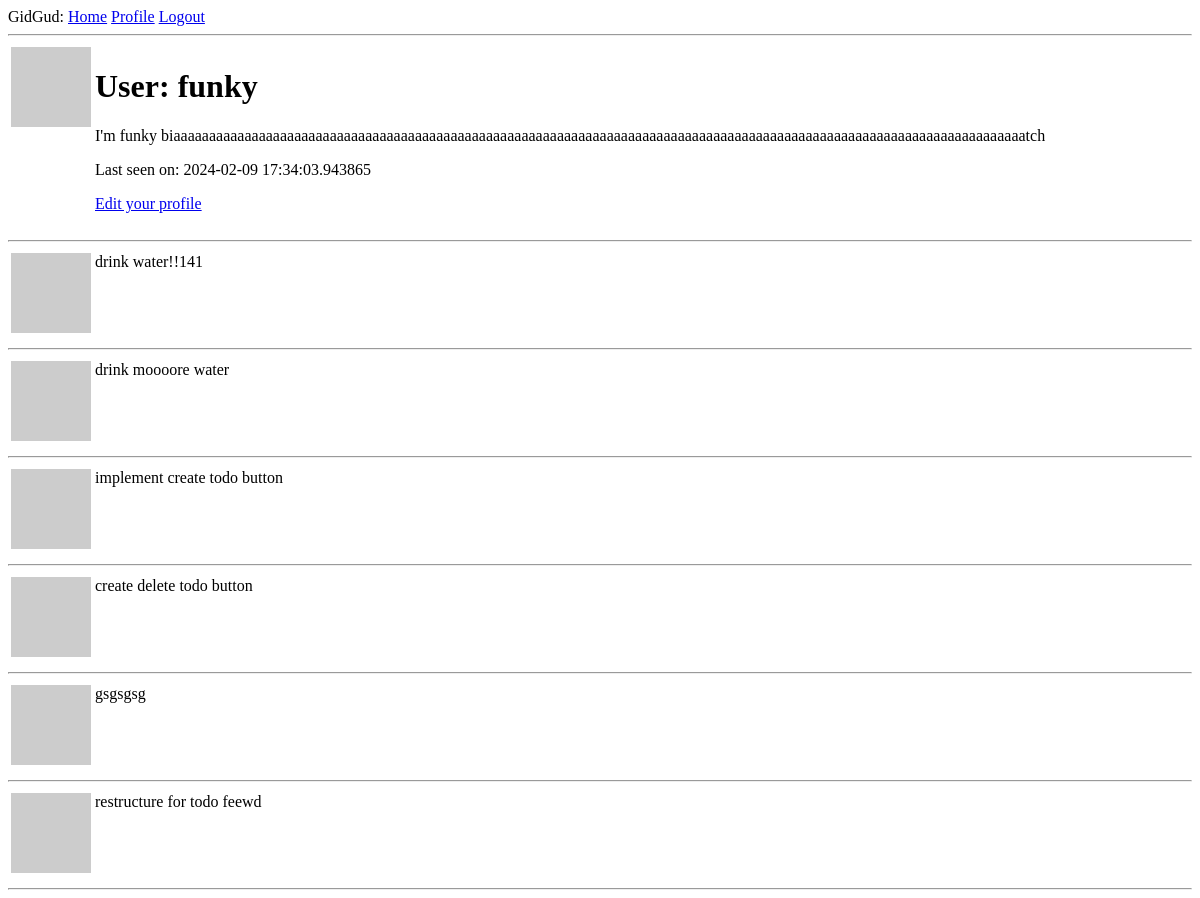
/user/funky (signed in), run on an earlier commit of the app's database.
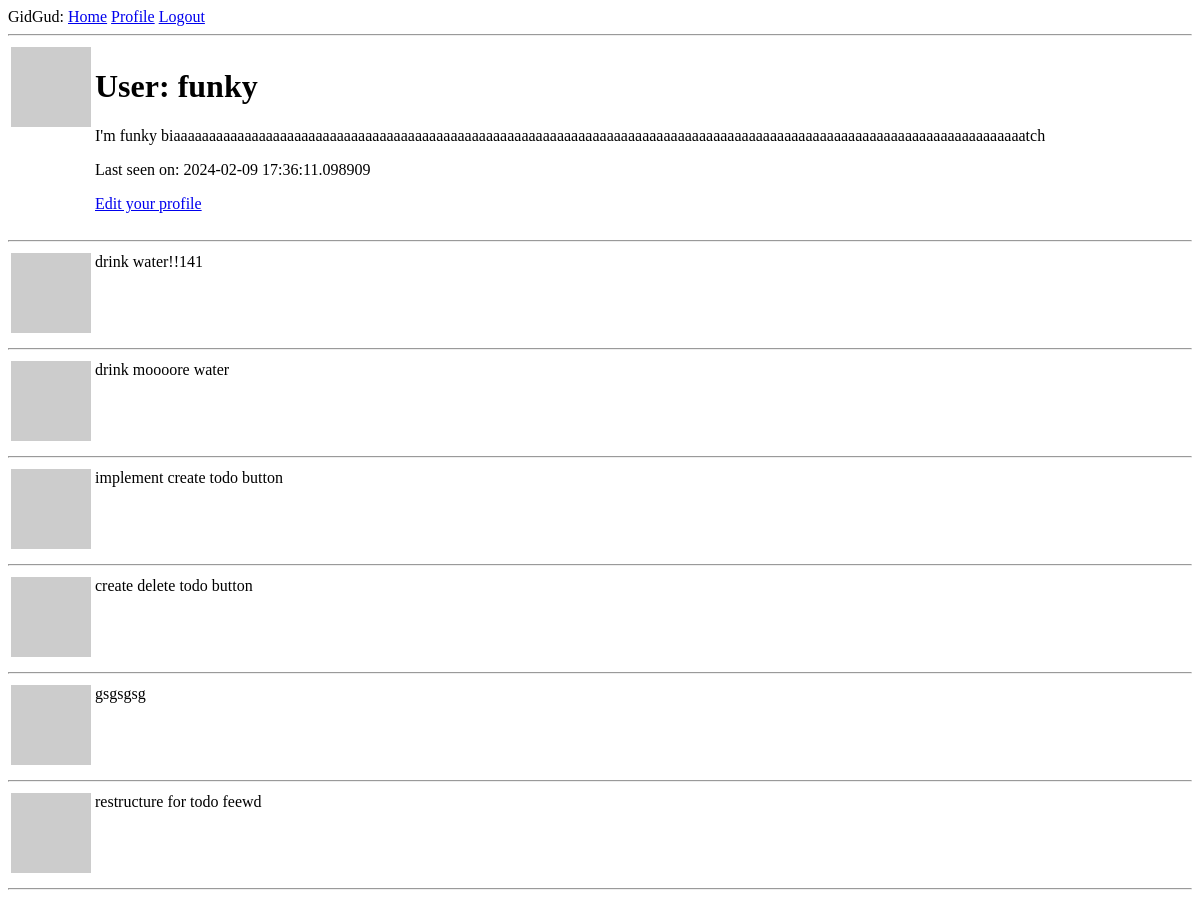
And on a later commit of the database.
### app/models.py (models this page shows, shortened)
class User(UserMixin, db.Model):
    id: so.Mapped[int] = so.mapped_column(primary_key=True)
    username: so.Mapped[str] = so.mapped_column(sa.String(64), index=True, unique=True)
    email: so.Mapped[str] = so.mapped_column(sa.String(120), index=True, unique=True)
    password_hash: so.Mapped[Optional[str]] = so.mapped_column(sa.String(256))
    todos: so.WriteOnlyMapped['ToDo'] = so.relationship(back_populates='author')
    about_me: so.Mapped[Optional[str]] = so.mapped_column(sa.String(140))
    last_seen: so.Mapped[Optional[datetime]] = so.mapped_column(
        default=lambda: datetime.now(timezone.utc))
    def avatar(self, size):
        digest = md5(self.email.lower().encode('utf-8')).hexdigest()
        return f'https://www.gravatar.com/avatar/{digest}?d=identicon&s={size}'

### app/routes.py (the view)
@app.route('/user/<username>')
@login_required
def user(username):
    user = db.first_or_404(sa.select(User).where(User.username == username))
    todos = todos = db.session.scalars(sa.select(ToDo).where(current_user == ToDo.author and ToDo.completed == False))
    return render_template('user.html', user=user, todos=todos)

### app/models.py (called while the page is built)
@login.user_loader
def load_user(id):
    return db.session.get(User, int(id))

### app/routes.py (called while the page is built)
@app.before_request
def before_request():
    if current_user.is_authenticated:
        current_user.last_seen = datetime.now(timezone.utc)
        db.session.commit()

### app/templates/user.html
{% extends "base.html" %}
{% block content %}
    <table>
        <tr valign="top">
            <td><img src="{{ user.avatar(128) }}"></td>
            <td>
                <h1>User: {{ user.username }}</h1>
                {% if user.about_me %}<p>{{ user.about_me }}</p>{% endif %}
                {% if user.last_seen %}<p>Last seen on: {{ user.last_seen }}</p>{% endif %}
                {% if user == current_user %}
                    <p><a href="{{ url_for('edit_profile') }}">Edit your profile</a></p>
                {% endif %}
            </td>
        </tr>
    </table>
    <hr>
    {% for todo in todos %}
        {% include '_todo.html' %}
    {% endfor %}
{% endblock %}

What changed in the data, as far as the page shows it:
changed User "funky": last_seen "2024-02-09 17:34:03.943865" → "2024-02-09 17:36:11.098909"
